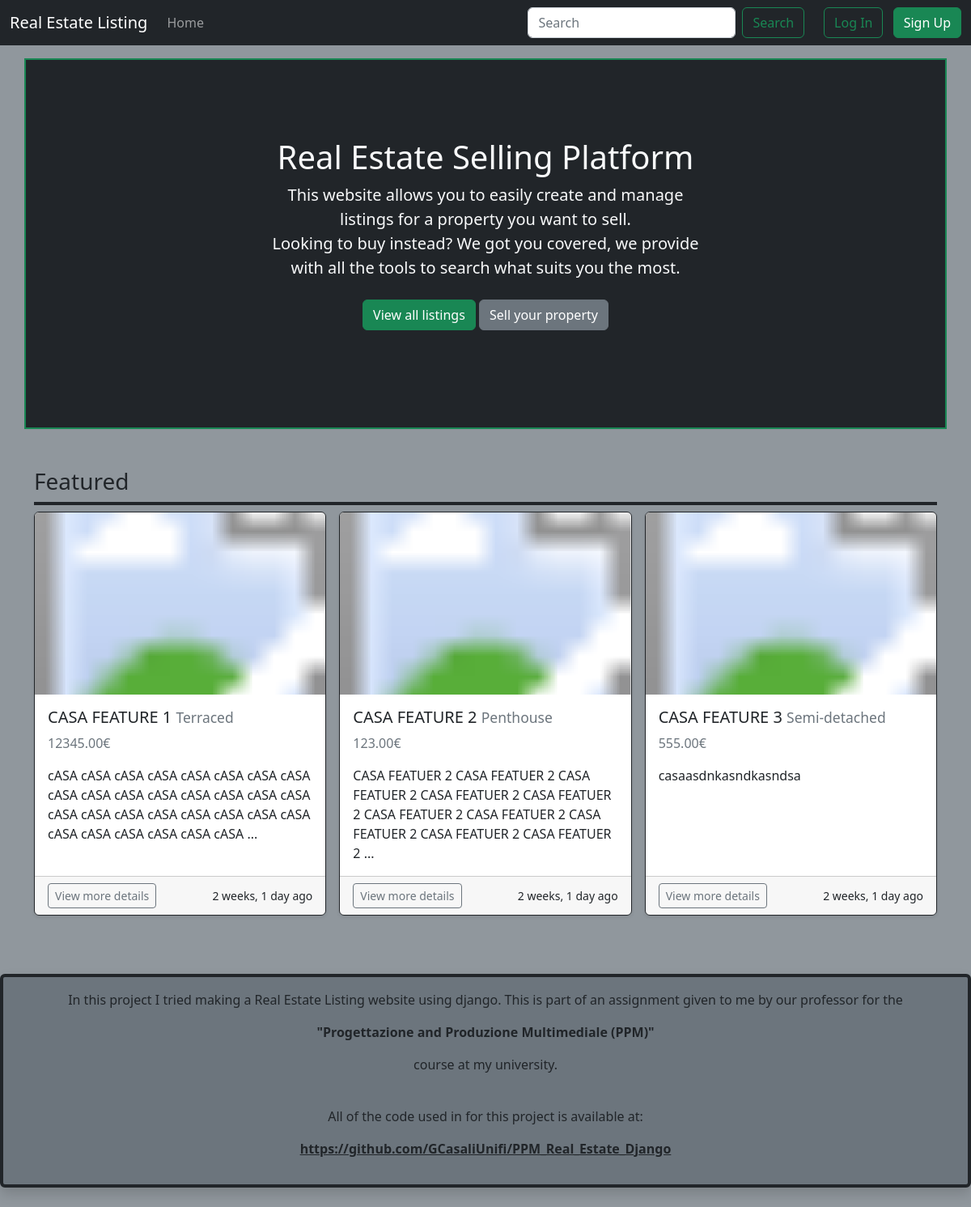
The page / on the database its author committed.
### listings/models.py (models this page shows, shortened)
class Listing(models.Model):
    title = models.CharField(max_length=100)
    description = models.TextField()
    price = models.DecimalField(max_digits=10, decimal_places=2)
    bedrooms = models.PositiveIntegerField()
    bathrooms = models.PositiveIntegerField()
    square_metres = models.PositiveIntegerField()
    listing_location = models.CharField(max_length=200)
    image = models.ImageField(upload_to=listing_image_directory_path, blank=True, null=True)
    is_published = models.BooleanField()
    is_featured = models.BooleanField(default=False)
    list_date = models.DateTimeField(auto_now_add=True)
    owner = models.ForeignKey(
        settings.AUTH_USER_MODEL,
        on_delete=models.CASCADE
    )
    category = models.ForeignKey(Category, on_delete=models.SET_NULL, null=True)

class Category(models.Model):
    name = models.CharField(max_length=50)
    slug = models.SlugField(unique=True)
    custom_objects = CustomCategoryManager()
    class Meta:
        verbose_name_plural = "Categories"
    def __str__(self):
        return self.name

### pages/views.py (the view)
# urls.py: path("", HomePageView.as_view(), name="home"),
class HomePageView(TemplateView):
    template_name = "home.html"
    def get_context_data(self, **kwargs):
        context = super().get_context_data(**kwargs)
        context["featured_listings"] = Listing.objects.filter(is_featured=True)
        return context

### pages/templatetags/custom_filters.py (called while the page is built)
@register.filter
def cut_after_chars(value, arg):
    if len(value) <= arg:
        return value
    words = value.split()
    result = ""
    count = 0
    for word in words:
        count += len(word) + 1 # +1 for the space after each word
        if count > arg:
            result += "..."
            break
        result += word + " "
    return result.strip() # remove the last space

### templates/home.html (shortened to what this page needs)
{% extends "base.html" %}
{% load custom_filters %}
{% block content %}
<section class="py-5 text-light text-center container border border-success border-2 bg-dark">
    <div class="row py-lg-5">
      <div class="col-lg-6 col-md-8 mx-auto">
        <h1 class="fw-light">Real Estate Selling Platform</h1>
        <p class="lead text-body-secondary">This website allows you to easily create and manage listings for a property you want to sell.<br>Looking to buy instead? We got you covered, we provide with all the tools to search what suits you the most.</p>
        <p>
            <a href="{% url 'property_list' %}" class="btn btn-success my-2">View all listings</a>
            {% if user.is_authenticated %}
            <a href="{% url 'listing_create' %}" class="btn btn-secondary my-2">Sell your property</a>
            {% else %}
            <a href="{% url 'login' %}" class="btn btn-secondary my-2">Sell your property</a>
            {% endif %}
        </p>
      </div>
    </div>
</section>
<div class="album py-5 bg-body-tertiary">
    <div class="container">
        <h3 class="border-bottom border-dark border-4 pb-2">Featured</h3>
      <div class="row row-cols-1 row-cols-sm-2 row-cols-md-3 g-3">
        {% for listing in featured_listings %}
        <div class="col">
          <div class="card h-100 d-flex shadow-sm border border-1 border-dark">
            <svg class="bd-placeholder-img card-img-top" width="100%" height="225" xmlns="http://www.w3.org/2000/svg" role="img" aria-label="Placeholder: Thumbnail" preserveAspectRatio="xMidYMid slice" focusable="false">
                {% if listing.image %}
                <image href="{{ listing.image.url }}" width="100%" height="100%" preserveAspectRatio="xMidYMid slice"/>
                {% else %}
                <title>Placeholder</title>
                <rect width="100%" height="100%" fill="#55595c"/>
                <text x="50%" y="50%" fill="#eceeef" dy=".3em">Thumbnail</text>
                {% endif %}
            </svg>
            <div class="card-body d-flex flex-column">
                <h5 class="card-title">
                    {{ listing.title }}
                    <span class="text-muted small">{{ listing.category }}</span>
                </h5>
                <p class="card-text text-secondary">{{ listing.price }}€</p>
                <p class="card-text text-fill">{{ listing.description|cut_after_chars:150 }}</p>
            </div>
            <div class="card-footer">
              <div class="d-flex justify-content-between align-items-center">
                  <div class="btn-group">
                      <a href="{% url 'property_detail' listing.pk %}" class="btn btn-sm btn-outline-secondary">View more details</a>
                  </div>
                  <small class="text-body-secondary">{{ listing.list_date|timesince }} ago</small>
              </div>
            </div>
          </div>
        </div>
        {% endfor %}
      </div>
    </div>
  </div>
{% endblock content %}

### templates/base.html (shortened to what this page needs)
<!DOCTYPE html>
<html>
<head>
    <link href="https://cdn.jsdelivr.net/npm/bootstrap@5.2.3/dist/css/bootstrap.min.css" rel="stylesheet"
>
</head>
<body class="bg-secondary bg-opacity-75">
<nav class="navbar navbar-expand-md navbar-dark fixed-top bg-dark">
    <div class="container-fluid">
        <a class="navbar-brand" href="{% url 'home' %}">Real Estate Listing</a>
        <div class="collapse navbar-collapse" id="navbarCollapse">
            <ul class="navbar-nav me-auto mb-2 mb-md-0">
                <li class="nav-item">
                    <a class="nav-link" aria-current="page" href="{% url 'home' %}">Home</a>
                </li>
            </ul>
            <form class="d-flex" role="search" action="{% url 'search' %}">
                <input class="form-control me-2" type="search" name="search" placeholder="Search" aria-label="Search">
                <button class="btn btn-outline-success me-4" type="submit">Search</button>
            </form>
            {% if user.is_authenticated %}
            <div class="dropdown navbar-dark text-end">
                <a href="#" class="d-block link-light text-decoration-none dropdown-toggle" id="dropdownUser1"
                   data-bs-toggle="dropdown" aria-expanded="false">
                    {{ user.username }}
                </a>
                <ul class="dropdown-menu dropdown-menu-end text-small" aria-labelledby="dropdownUser1">
                    <li><a class="dropdown-item" href="{% url 'profile_details' user.pk %}">Your Profile</a></li>
                    <li><a class="dropdown-item" href="{% url 'my_properties' %}">See your Listings</a></li>
                    {% if user.is_superuser %}
                    <li><a class="dropdown-item" href="{% url 'admin:index' %}">Admin page</a></li>
                    {% endif %}
                    <li><a class="dropdown-item" href="{% url 'logout' %}">Log Out</a></li>
                </ul>
            </div>
            {% else %}
            <div class="text-end">
                <a href="{% url 'login' %}" class="btn btn-outline-success me-2">
                    Log In</a>
                <a href="{% url 'signup' %}" class="btn btn-success">Sign Up</a>
            </div>
            {% endif %}
        </div>
    </div>
</nav>
<main>
    <div class="container-fluid pt-5 mt-4">
        {% block content %}
        {% endblock content %}
    </div>
</main>
</body>
<footer class="py-3 my-4 bg-secondary border border-4 border-dark shadow rounded">
    <p class="text-center text-body-secondary">In this project I tried making a Real Estate Listing website
        using django. This is part of an assignment given to me by our professor for
        the
    </p>
    <p class="text-center text-body-secondary">
        <strong>"Progettazione and Produzione Multimediale (PPM)" </strong></p>
    <p class="text-center text-body-secondary">
        course at my university.
    </p>
    <br>
    <p class="text-center text-body-secondary">All of the code used in for this project is available at:</p>
    <p class="text-center">
        <a class="text-dark" href="https://github.com/GCasaliUnifi/PPM_Real_Estate_Django">
            <strong>https://github.com/GCasaliUnifi/PPM_Real_Estate_Django</strong>
        </a>
    </p>
</footer>
</html>

### rows shown on the page
Listing: title "CASA FEATURE 1", category "Terraced", price "12345.00", description "cASA cASA cASA cASA cASA cASA cASA cASA cASA cASA cASA cASA cASA cASA cASA cASA cASA cASA cASA cASA cASA cASA cASA cASA cASA cASA cASA cASA cASA cASA ...", list_date "2 weeks, 1 day"
Listing: title "CASA FEATURE 2", category "Penthouse", price "123.00", description "CASA FEATUER 2 CASA FEATUER 2 CASA FEATUER 2 CASA FEATUER 2 CASA FEATUER 2 CASA FEATUER 2 CASA FEATUER 2 CASA FEATUER 2 CASA FEATUER 2 CASA FEATUER 2 ...", list_date "2 weeks, 1 day"
Listing: title "CASA FEATURE 3", category "Semi-detached", price "555.00", description "casaasdnkasndkasndsa", list_date "2 weeks, 1 day"
